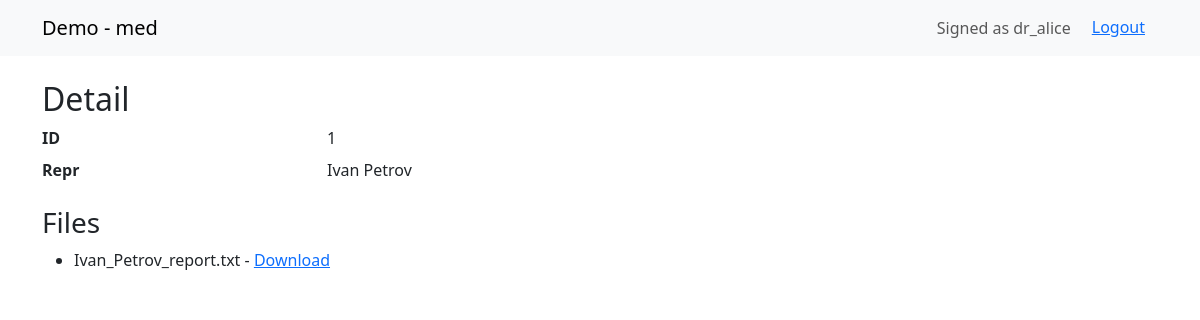
Screenshot of /doctor/patients/1/ (signed in) with the database file from the repository.
### med/models.py (models this page shows, shortened)
class User(AbstractUser):
    is_doctor = models.BooleanField(default=False, help_text="Доктор")
    is_admin = models.BooleanField(default=False, help_text="Администратор портала")

class Patient(models.Model):
    full_name = models.CharField(max_length=255)
    dob = models.DateField()
    created_by = models.ForeignKey(settings.AUTH_USER_MODEL, on_delete=models.SET_NULL, null=True)
    def __str__(self) -> str:
        return self.full_name

class MedicalReport(models.Model):
    patient = models.ForeignKey(Patient, on_delete=models.CASCADE, related_name="reports")
    file = models.FileField(upload_to=report_upload_to)
    filename = models.CharField(max_length=512, blank=True)
    created_at = models.DateTimeField(auto_now_add=True)
    class Meta:
        ordering = ["-created_at"]
        indexes = [models.Index(fields=["patient"])]

### med/views.py (the view)
# urls.py: path("doctor/patients/<int:patient_id>/", views.clinic_patient_detail, name="detail"),
@login_required(login_url="med:login")
def clinic_patient_detail(request, patient_id:int):
    p = get_object_or_404(Patient, pk=patient_id)
    if not (is_admin_user(request.user) or is_doctor_user(request.user) or p.created_by == request.user):
        return HttpResponseForbidden("Access denied")
    reports = p.reports.all().order_by("-created_at")
    return render(request, "med/detail.html", {"obj": p, "files": reports})

### med/views.py (called while the page is built)
def is_doctor_user(user):
    return user.is_authenticated and (getattr(user,"is_doctor",False) or user.is_superuser)

def is_admin_user(user):
    return user.is_authenticated and (getattr(user,"is_admin",False) or user.is_superuser)

### templates/med/detail.html (shortened to what this page needs)
{% extends "med/base.html" %}
{% block content %}
<h2>Detail</h2>
<dl class="row">
  <dt class="col-sm-3">ID</dt><dd class="col-sm-9">{{ obj.id }}</dd>
  <dt class="col-sm-3">Repr</dt><dd class="col-sm-9">{{ obj }}</dd>
</dl>
{% if files %}
  <h3>Files</h3>
  <ul>
    {% for f in files %}
      <li>{{ f.filename }} - <a href="{% url 'med:download' f.id %}">Download</a></li>
    {% endfor %}
  </ul>
{% endif %}
{% endblock %}

### templates/med/base.html (shortened to what this page needs)
<!doctype html>
<html lang="en">
<head>
  <link href="https://cdn.jsdelivr.net/npm/bootstrap@5.3.2/dist/css/bootstrap.min.css" rel="stylesheet">
</head>
<body>
<nav class="navbar navbar-expand-lg navbar-light bg-light mb-4">
  <div class="container">
    <a class="navbar-brand" href="{% url 'med:index' %}">Demo - med</a>
    <div class="collapse navbar-collapse">
      <ul class="navbar-nav ms-auto">
        {% if request.user.is_authenticated %}
          <li class="nav-item"><span class="nav-link">Signed as {{ request.user.get_username }}</span></li>
          <li class="nav-item">            <form method="post" action="{% url 'med:logout' %}" style="display:inline;">
              <button type="submit" class="btn btn-link">Logout</button>
            </form></li></li>
        {% else %}
          <li class="nav-item"><a class="nav-link" href="{% url 'med:login' %}">Login</a></li>
        {% endif %}
      </ul>
    </div>
  </div>
</nav>
<div class="container">
  {% block content %}{% endblock %}
</div>
</body>
</html>

### rows the page displays
User: user.get_username "dr_alice"
Patient: id "1", full_name "Ivan Petrov"
MedicalReport: filename "Ivan_Petrov_report.txt"
